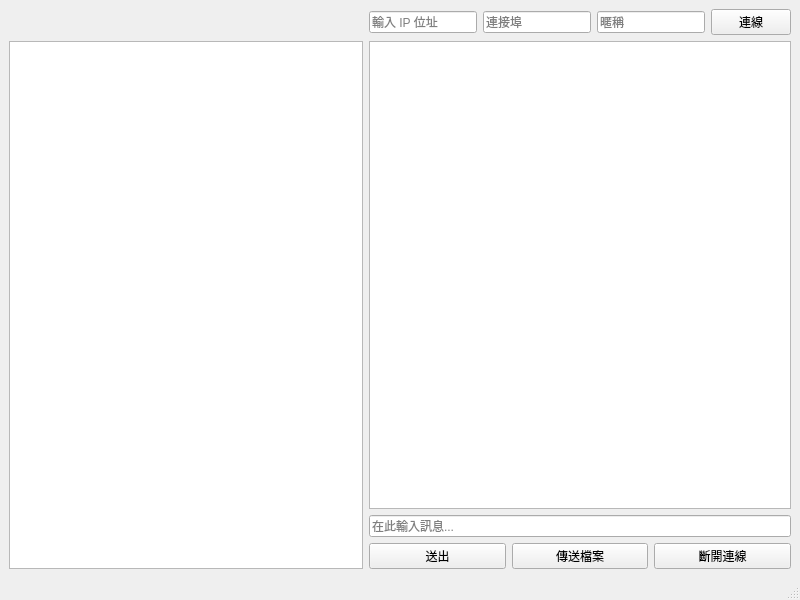
<?xml version="1.0" encoding="UTF-8"?>
<ui version="4.0">
 <class>ChatClient</class>
 <widget class="QMainWindow" name="ChatClient">
  <property name="geometry">
   <rect>
    <x>0</x>
    <y>0</y>
    <width>800</width>
    <height>600</height>
   </rect>
  </property>
  <property name="windowTitle">
   <string>ChatClient</string>
  </property>
  <widget class="QWidget" name="centralwidget">
   <layout class="QGridLayout" name="gridLayout">
    <item row="1" column="2">
     <layout class="QVBoxLayout" name="verticalLayout">
      <item>
       <widget class="QListWidget" name="chatDisplay"/>
      </item>
      <item>
       <widget class="QLineEdit" name="msgEdit">
        <property name="placeholderText">
         <string>在此輸入訊息...</string>
        </property>
       </widget>
      </item>
      <item>
       <layout class="QHBoxLayout" name="horizontalLayout_2">
        <item>
         <widget class="QPushButton" name="sendBtn">
          <property name="text">
           <string>送出</string>
          </property>
         </widget>
        </item>
        <item>
         <widget class="QPushButton" name="fileBtn">
          <property name="text">
           <string>傳送檔案</string>
          </property>
         </widget>
        </item>
        <item>
         <widget class="QPushButton" name="disconnectBtn">
          <property name="text">
           <string>斷開連線</string>
          </property>
         </widget>
        </item>
       </layout>
      </item>
     </layout>
    </item>
    <item row="0" column="2">
     <layout class="QHBoxLayout" name="horizontalLayout">
      <item>
       <widget class="QLineEdit" name="ipEdit">
        <property name="placeholderText">
         <string>輸入 IP 位址</string>
        </property>
       </widget>
      </item>
      <item>
       <widget class="QLineEdit" name="Port">
        <property name="placeholderText">
         <string>連接埠</string>
        </property>
       </widget>
      </item>
      <item>
       <widget class="QLineEdit" name="nameEdit">
        <property name="placeholderText">
         <string>暱稱</string>
        </property>
       </widget>
      </item>
      <item>
       <widget class="QPushButton" name="connectBtn">
        <property name="text">
         <string>連線</string>
        </property>
       </widget>
      </item>
     </layout>
    </item>
    <item row="1" column="1">
     <widget class="QListWidget" name="userList"/>
    </item>
   </layout>
  </widget>
  <widget class="QMenuBar" name="menubar">
   <property name="geometry">
    <rect>
     <x>0</x>
     <y>0</y>
     <width>800</width>
     <height>24</height>
    </rect>
   </property>
  </widget>
  <widget class="QStatusBar" name="statusbar"/>
 </widget>
 <resources/>
 <connections/>
</ui>
